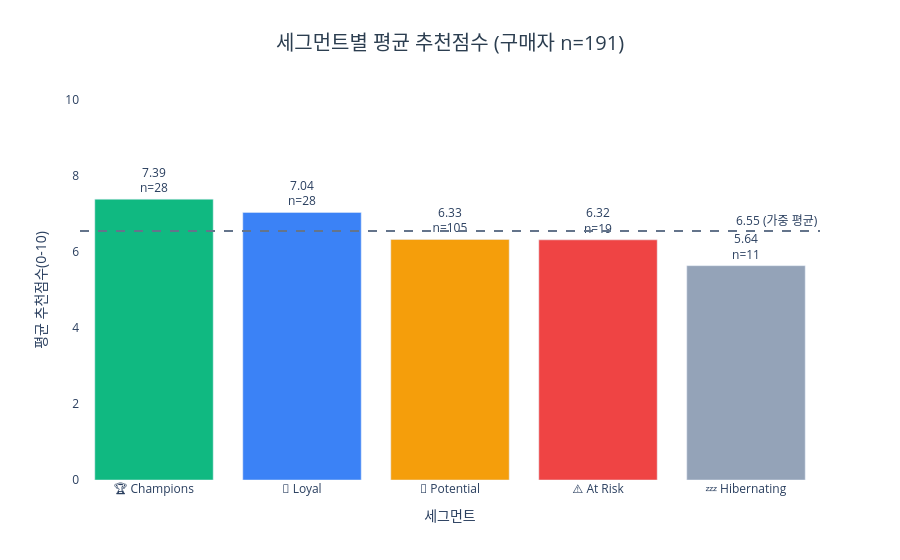

The code cell stored with this chart in its notebook:
### Code cell
fig = go.Figure(go.Bar(
    x=[f"{SEGMENT_EMOJI[s]} {s}" for s in profile['rfm_segment']],
    y=profile['avg_nps'],
    marker_color=[SEGMENT_COLORS[s] for s in profile['rfm_segment']],
    text=[f'{score:.2f}<br>n={int(n)}' for score, n in zip(profile['avg_nps'], profile['n'])],
    textposition='outside',
))
fig.add_hline(y=overall_nps, line_dash='dash', line_color='#64748B',
              annotation_text=f'{overall_nps:.2f} (가중 평균)', annotation_position='top right')
fig.update_layout(
    title=dict(text=f'세그먼트별 평균 추천점수 (구매자 n={n_buyers})', x=0.5, xanchor='center',
               font=dict(size=20, color='#2c3e50')),
    xaxis_title='세그먼트', yaxis_title='평균 추천점수(0-10)',
    yaxis=dict(range=[0, 10]), plot_bgcolor='white',
)
fig.show()

### Figure 1 — Plotly figure (JSON) as saved in the notebook; plotly's stock layout.template omitted (floating-point values rounded to 4 significant figures)
{"data": [{"marker": {"color": ["#10B981", "#3B82F6", "#F59E0B", "#EF4444", "#94A3B8"]}, "text": ["7.39<br>n=28", "7.04<br>n=28", "6.33<br>n=105", "6.32<br>n=19", "5.64<br>n=11"], "textposition": "outside", "type": "bar", "x": ["🏆 Champions", "💎 Loyal", "🌱 Potential", "⚠️ At Risk", "💤 Hibernating"], "y": [7.39, 7.04, 6.33, 6.32, 5.64]}], "layout": {"annotations": [{"showarrow": false, "text": "6.55 (가중 평균)", "x": 1, "xanchor": "right", "xref": "x domain", "y": 6.55, "yanchor": "bottom", "yref": "y"}], "plot_bgcolor": "white", "shapes": [{"line": {"color": "#64748B", "dash": "dash"}, "type": "line", "x0": 0, "x1": 1, "xref": "x domain", "y0": 6.55, "y1": 6.55, "yref": "y"}], "title": {"font": {"color": "#2c3e50", "size": 20}, "text": "세그먼트별 평균 추천점수 (구매자 n=191)", "x": 0.5, "xanchor": "center"}, "xaxis": {"title": {"text": "세그먼트"}}, "yaxis": {"range": [0, 10], "title": {"text": "평균 추천점수(0-10)"}}}}
